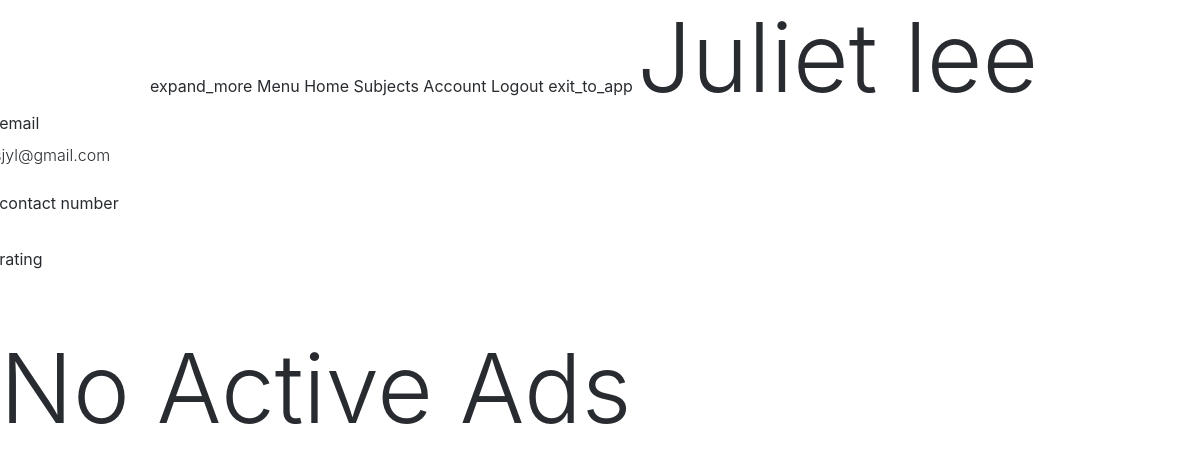
Before: /user/21/ (signed in) with the older database file.
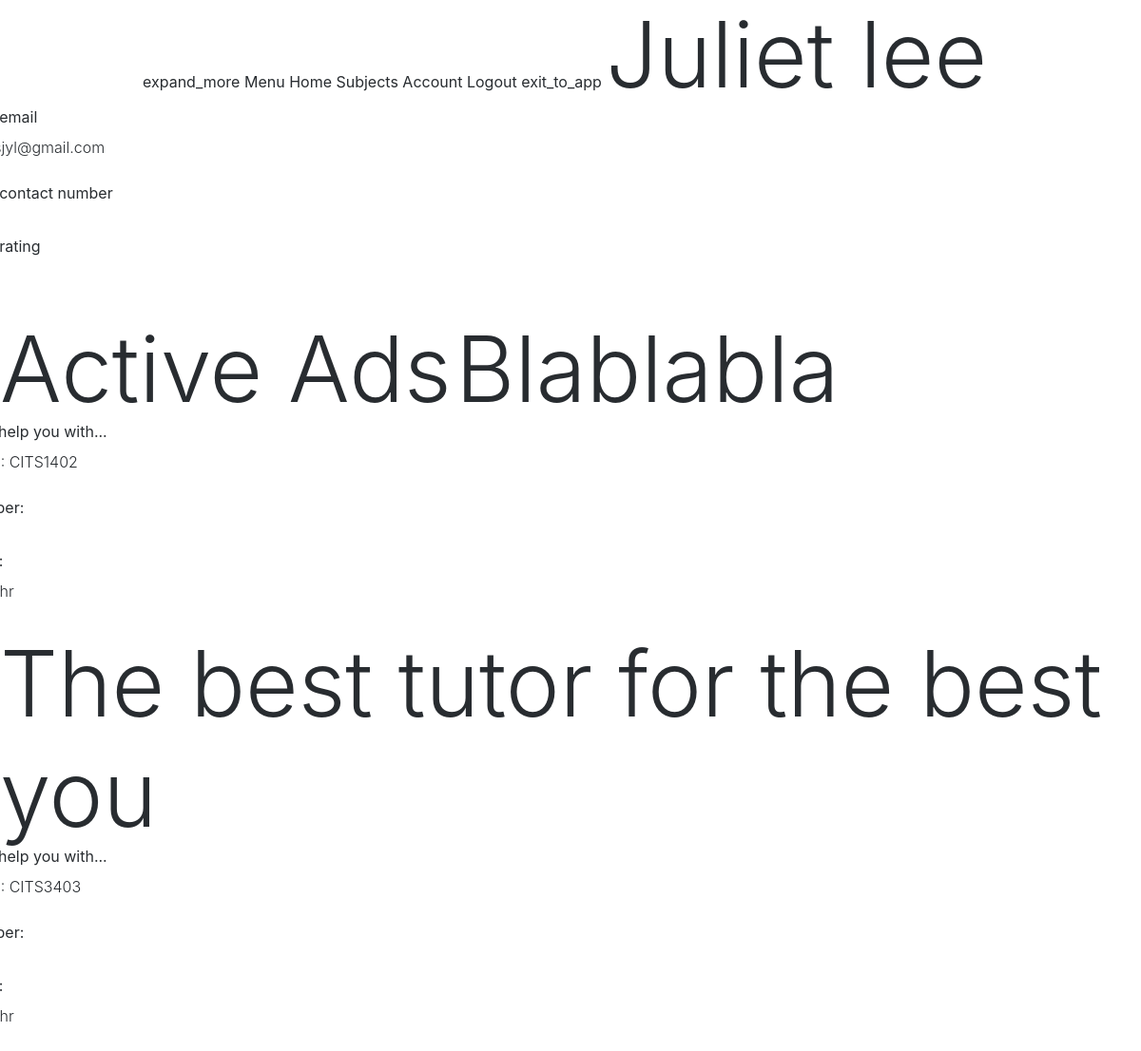
After: the same page with the newer database file.
### blog/models.py (models this page shows, shortened)
class Ad(models.Model):
    author = models.ForeignKey(User, on_delete=models.CASCADE)
    title = models.CharField(max_length=100, default = "Hey, I am here to help you")
    date = models.DateTimeField(default=timezone.now)
    subject = models.CharField(max_length=100) #or use foreign key
    unit = models.CharField(max_length=100, blank=True)
    description = models.TextField()

### blog/views.py (the view)
# urls.py: path('user/<int:pk>/', UserDetailView.as_view(), name='user-detail'),
class UserDetailView(ListView):
    model = User
    template_name = 'blog/user_detail.html'
    Ads = Ad
    def get_context_data(self, **kwargs):
        data = super().get_context_data(**kwargs)
        user = self.request.user
        data['ads'] = Ad.objects.filter(author=user).order_by('-date')
        data['user'] = user
        return data

### blog/templates/blog/user_detail.html (shortened to what this page needs)
{% extends 'blog/layout.html' %}
{% load crispy_forms_tags %}
{% block content %}
<v-container   grid-list-xl  >
        <v-flex mt-5 xs12 offset-sm3  offset-md3 offset-lg2 sm-6 md-6 lg-10  app  >
                <v-card light color="grey lighten-5" md-5 fluid>
                  <v-flex pt-3 text-xs-center>
                  <v-card-text  class = "display-1 font-weight-light ">
                        {{ user.first_name }} {{ user.last_name }}
                       </v-card-text>
                       <v-layout  row justify-space-between  align-end >
                                              {% load static %}
                       <v-flex xs6   pb-5 class = "  font-weight-light subheading centerInfo" grow wrap>
                         <div>
                           <v-card fluid>
                          <div class = "pb-2 pt-3">
                              <div class = "pb-2" ><strong>Your email</strong></div>
                            <div>{{ user.email }}</div>
                          </div>
                            <div class = "pb-2 pt-3 ">
                            <div class = "pb-2"><strong>Your contact number</strong></div>
                            </div>
                            <div class = "pb-2 pt-3">
                              <div class = "pb-2"><strong>Your rating</strong></div>
                              <div >9/10</div>
                              </div>
                                  </v-card>
                                </div>
                       </v-flex>
                      </v-layout>
                      </v-flex>
                </v-card>
        </v-flex>
              </v-container>
{%if ads|length > 0 %}
<v-container   grid-list-xl  >
  <v-text class = "display-1">Active Ads</v-text>
   {% for ad in ads %}
   <v-flex mt-5 xs12 offset-sm3  offset-md3 offset-lg2 sm-6 md-6 lg-10  app  >
    <v-card light color="grey lighten-5" md-5 fluid>
      <v-flex pt-3 text-xs-center>
      <v-card-text  class = "display-1 font-weight-light ">
       {{ad.title}}
           </v-card-text>
           <v-layout  row justify-space-between  align-end >
                                  {% load static %}
           <v-flex xs6   pb-5 class = "  font-weight-light subheading centerInfo" grow wrap>
             <div>
               <v-card fluid>
              <div class = "pb-2 pt-3">
                  <div class = "pb-2" ><strong>I will help you with...</strong></div>
                <div>{{ad.subject.upper}} : {{ad.unit.upper}}</div>
              </div>
                <div class = "pb-2 pt-3 ">
                <div class = "pb-2"><strong>Number:</strong></div>
                </div>
                <div class = "pb-2 pt-3">
                  <div class = "pb-2"><strong>Price:</strong></div>
                  <div >300 /hr</div>
                  </div>
                    </div>
                  </v-card>
           </v-flex>
{% endfor %}
  </v-container>
{%else%}
<v-container   grid-list-xl  >
 <v-text class = "display-1">No Active Ads</v-text>
</v-container>
{%endif%}
{% endblock %}

Changed rows visible on the page:
added Ad: title "Blablabla", unit "CITS1402"
added Ad: title "The best tutor for the best you", unit "CITS3403"
Other visible differences:
text no longer shown: "No Active Ads"
text now shown: "Active Ads"
